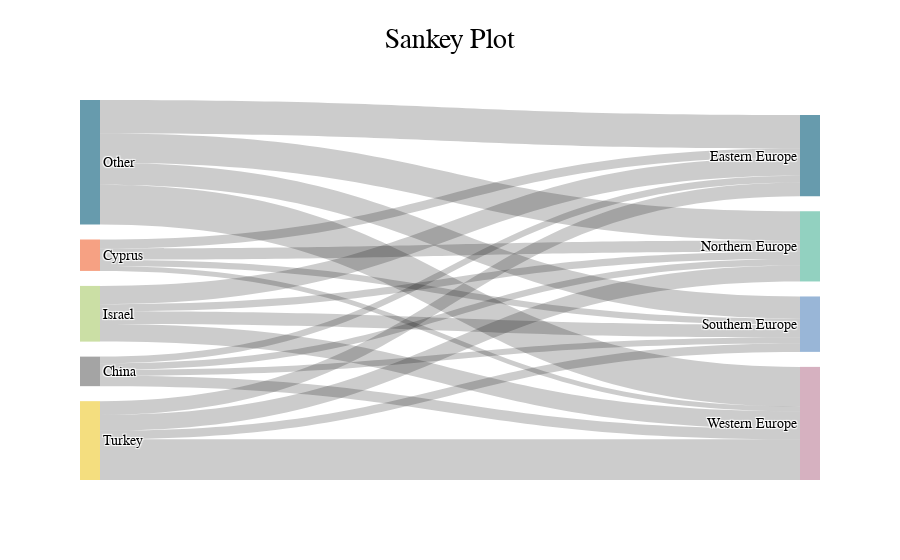

Notebook code cell kept with this figure:
### Code cell
sfig = ei.sankey(client=client, table_name=table_name, reference_table=reference_table, 
                                                source_geo_level=source_geo_level, target_geo_level=target_geo_level, 
                                                source_values=source_values, target_values=target_values, 
                                                source_resolution=source_resolution, target_resolution=target_resolution,
                                                date_range=date_range, cutoff=cutoff, domestic=domestic, n_sources=5, n_targets=None)
sfig

### Figure 1 — Plotly figure (JSON) as saved in the notebook; plotly's stock layout.template omitted (floating-point values rounded to 4 significant figures)
{"data": [{"link": {"source": [6, 8, 3, 8, 8, 7, 1, 7, 1, 1, 6, 3, 6, 7, 3, 7, 6, 8, 3, 1], "target": [4, 4, 2, 5, 0, 5, 5, 2, 4, 2, 0, 5, 5, 0, 4, 4, 2, 2, 0, 0], "value": [0.03976, 0.06883, 0.0497, 0.1239, 0.1047, 0.03217, 0.01509, 0.02083, 0.01993, 0.03511, 0.05726, 0.1275, 0.05484, 0.02096, 0.0263, 0.01836, 0.0222, 0.09161, 0.04293, 0.02806]}, "node": {"label": ["Eastern Europe", "Cyprus", "Northern Europe", "Turkey", "Southern Europe", "Western Europe", "Israel", "China", "Other"], "line": {"color": "black", "width": 0}, "pad": 15, "thickness": 20}, "type": "sankey", "valueformat": ".1%"}], "layout": {"autosize": true, "title": {"text": "Sankey Plot"}}}
